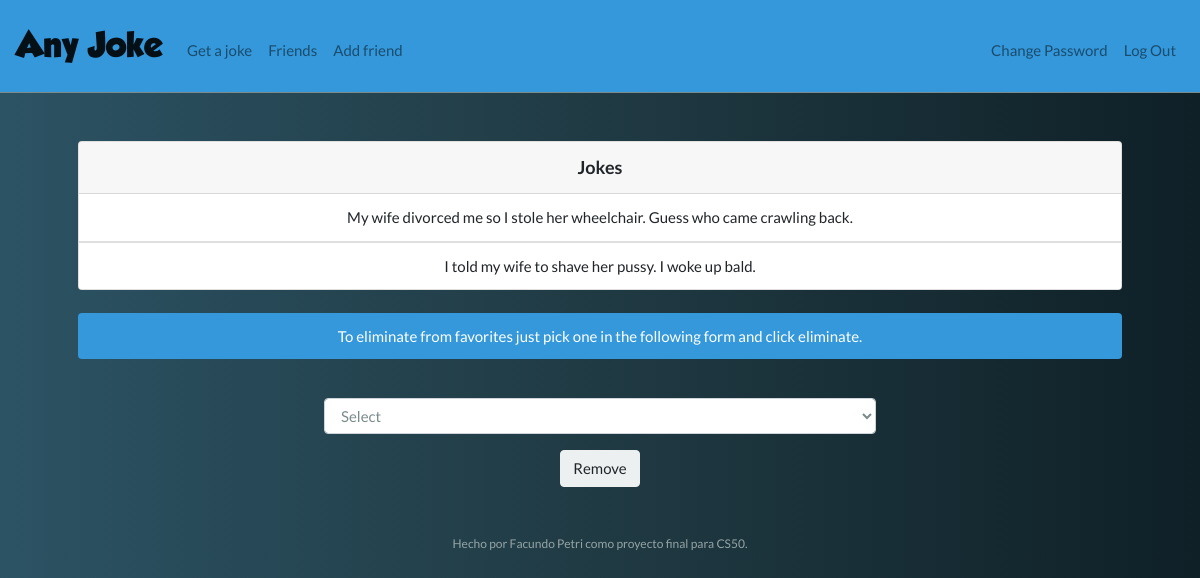
Screenshot of / (signed in) with the database file from the repository.
### tables this page shows
CREATE TABLE 'favorites' ('id' INTEGER PRIMARY KEY AUTOINCREMENT NOT NULL, 'user_id' INTEGER NOT NULL, 'joke_id' INTEGER NOT NULL, joketext TEXT, FOREIGN KEY(user_id) REFERENCES users(id));

### application.py (the view)
@app.route("/", methods=["GET", "POST"])
@login_required
def index():
    myJokes = db.execute("SELECT joketext FROM favorites WHERE user_id = :user_id", user_id=session["user_id"])
    if request.method == "POST":
        joketext = request.form.get("remove")
        db.execute("DELETE FROM favorites WHERE joketext = :joketext AND user_id = :user_id", joketext=joketext, user_id=session["user_id"])
        flash("Joke eliminated from favorites!")
        return redirect("/")
    else:
        return render_template("index.html", myJokes=myJokes)

### application.py (called while the page is built)
@app.after_request
def after_request(response):
    response.headers["Cache-Control"] = "no-cache, no-store, must-revalidate"
    response.headers["Expires"] = 0
    response.headers["Pragma"] = "no-cache"
    return response

### helpers.py (called while the page is built)
def login_required(f):
    @wraps(f)
    def decorated_function(*args, **kwargs):
        if session.get("user_id") is None:
            return redirect("/login")
        return f(*args, **kwargs)
    return decorated_function

### templates/index.html (shortened to what this page needs)
{% extends "layout.html" %}
{% block main %}
<div class="card" style="width: 100%;">
  <div class="card-header" style="font-weight: bold; font-size: large;">
    Jokes
  </div>
  {% for myJoke in myJokes %}
      <ul class="list-group list-group-flush">
        <li class="list-group-item">{{ myJoke["joketext"]}}</li>
      </ul>
  {% endfor %}
</div>
<br>
    <div class="alert alert-info" role="alert">
      To eliminate from favorites just pick one in the following form and click eliminate.
    </div>
<br>
    <form action="/" method="post">
        <div class="form-group">
            <select class="form-control" name="remove">
                <option disabled selected value>Select</option>
            </select>
        </div>
        <button class="btn btn-light" type="submit">Remove</button>
    </form>
{% endblock %}

### static/styles.css (style rules this page uses)
body { background: #0f2027; background: -webkit-linear-gradient( to right, #2c5364, #203a43, #0f2027 ); background: linear-gradient( to right, #2c5364, #203a43, #0f2027 ); }
main .form-control { display: inline-block; width: auto; }

### rows the page displays
favorites: joketext "My wife divorced me so I stole her wheelchair. Guess who came crawling back."
favorites: joketext "I told my wife to shave her pussy. I woke up bald."
